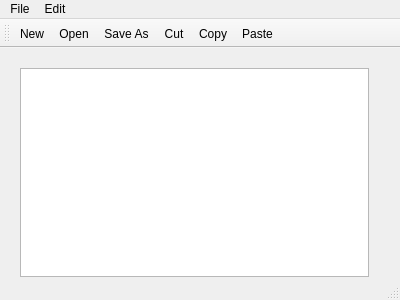
<?xml version="1.0" encoding="UTF-8"?>
<ui version="4.0">
 <class>MainWindow</class>
 <widget class="QMainWindow" name="MainWindow">
  <property name="geometry">
   <rect>
    <x>0</x>
    <y>0</y>
    <width>400</width>
    <height>300</height>
   </rect>
  </property>
  <property name="windowTitle">
   <string>MainWindow</string>
  </property>
  <widget class="QWidget" name="centralWidget">
   <widget class="QWidget" name="verticalLayoutWidget">
    <property name="geometry">
     <rect>
      <x>9</x>
      <y>9</y>
      <width>371</width>
      <height>231</height>
     </rect>
    </property>
    <layout class="QVBoxLayout" name="verticalLayout">
     <item>
      <widget class="QTextEdit" name="textEdit"/>
     </item>
    </layout>
   </widget>
  </widget>
  <widget class="QMenuBar" name="menuBar">
   <property name="geometry">
    <rect>
     <x>0</x>
     <y>0</y>
     <width>400</width>
     <height>21</height>
    </rect>
   </property>
   <widget class="QMenu" name="menuFile">
    <property name="title">
     <string>File</string>
    </property>
    <addaction name="actionNew"/>
    <addaction name="actionOpen"/>
    <addaction name="actionSave_As"/>
    <addaction name="actionPrint"/>
    <addaction name="actionExit"/>
   </widget>
   <widget class="QMenu" name="menuEdit">
    <property name="title">
     <string>Edit</string>
    </property>
    <addaction name="actionUndo"/>
    <addaction name="actionRedo"/>
    <addaction name="actionCut"/>
    <addaction name="actionCopy"/>
    <addaction name="actionPaste"/>
   </widget>
   <addaction name="menuFile"/>
   <addaction name="menuEdit"/>
  </widget>
  <widget class="QToolBar" name="mainToolBar">
   <attribute name="toolBarArea">
    <enum>TopToolBarArea</enum>
   </attribute>
   <attribute name="toolBarBreak">
    <bool>false</bool>
   </attribute>
   <addaction name="actionNew"/>
   <addaction name="actionOpen"/>
   <addaction name="actionSave_As"/>
   <addaction name="actionCut"/>
   <addaction name="actionCopy"/>
   <addaction name="actionPaste"/>
  </widget>
  <widget class="QStatusBar" name="statusBar"/>
  <action name="actionNew">
   <property name="icon">
    <iconset resource="resources.qrc">
     <normaloff>:/new/prefix1/Icons/New.bmp</normaloff>:/new/prefix1/Icons/New.bmp</iconset>
   </property>
   <property name="text">
    <string>New</string>
   </property>
  </action>
  <action name="actionOpen">
   <property name="icon">
    <iconset resource="resources.qrc">
     <normaloff>:/new/prefix1/Icons/Open.bmp</normaloff>:/new/prefix1/Icons/Open.bmp</iconset>
   </property>
   <property name="text">
    <string>Open...</string>
   </property>
  </action>
  <action name="actionSave_As">
   <property name="icon">
    <iconset>
     <normalon>:/new/prefix1/Icons/Save.bmp</normalon>
    </iconset>
   </property>
   <property name="text">
    <string>Save As...</string>
   </property>
  </action>
  <action name="actionPrint">
   <property name="text">
    <string>Print</string>
   </property>
  </action>
  <action name="actionExit">
   <property name="text">
    <string>Exit</string>
   </property>
  </action>
  <action name="actionUndo">
   <property name="text">
    <string>Undo</string>
   </property>
  </action>
  <action name="actionRedo">
   <property name="text">
    <string>Redo</string>
   </property>
  </action>
  <action name="actionCut">
   <property name="icon">
    <iconset resource="resources.qrc">
     <normaloff>:/new/prefix1/Icons/Cut.bmp</normaloff>:/new/prefix1/Icons/Cut.bmp</iconset>
   </property>
   <property name="text">
    <string>Cut</string>
   </property>
  </action>
  <action name="actionCopy">
   <property name="icon">
    <iconset resource="resources.qrc">
     <normaloff>:/new/prefix1/Icons/Copy.bmp</normaloff>:/new/prefix1/Icons/Copy.bmp</iconset>
   </property>
   <property name="text">
    <string>Copy</string>
   </property>
  </action>
  <action name="actionPaste">
   <property name="icon">
    <iconset resource="resources.qrc">
     <normaloff>:/new/prefix1/Icons/Paste.bmp</normaloff>:/new/prefix1/Icons/Paste.bmp</iconset>
   </property>
   <property name="text">
    <string>Paste</string>
   </property>
  </action>
 </widget>
 <layoutdefault spacing="6" margin="11"/>
 <resources>
  <include location="resources.qrc"/>
 </resources>
 <connections/>
</ui>
